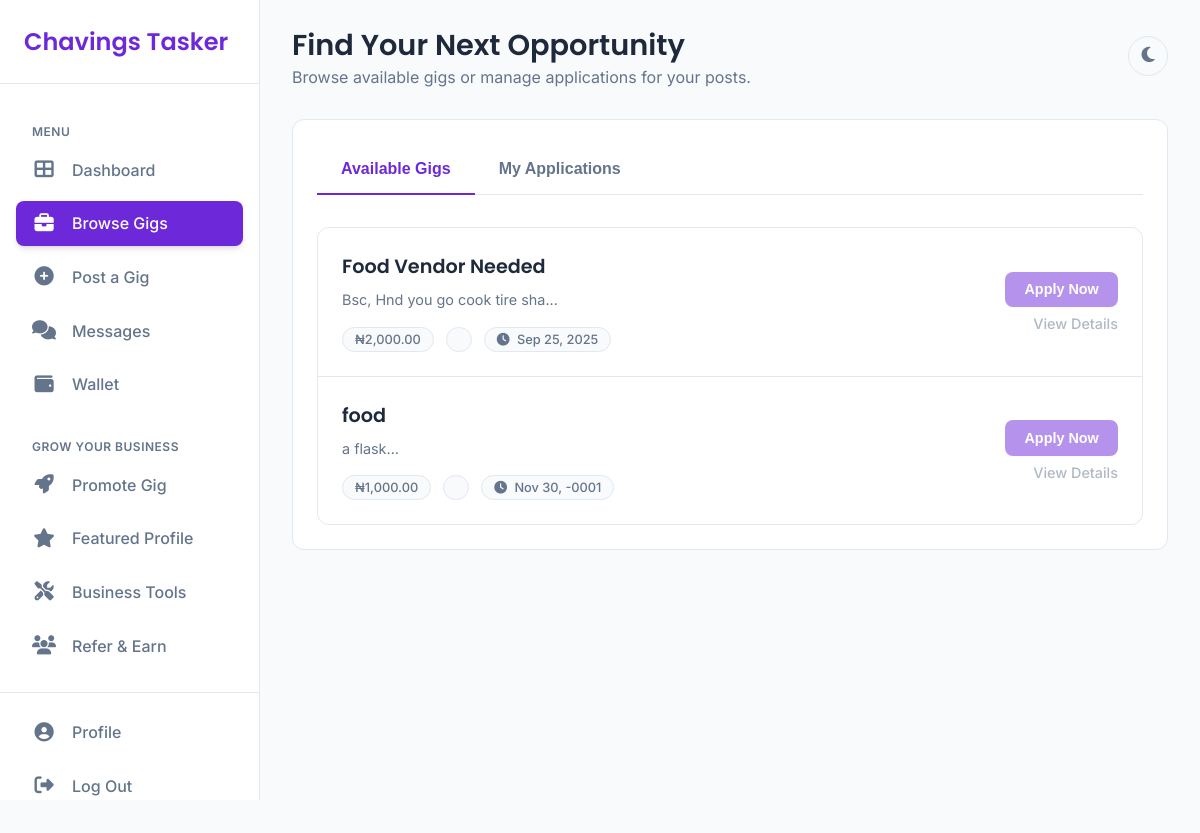
/apply_job.php (signed in), run on the app's committed database.
### tables this page shows
CREATE TABLE `tasks` (
  `id` int(11) NOT NULL,
  `user_id` int(11) NOT NULL,
  `title` varchar(255) NOT NULL,
  `description` text NOT NULL,
  `category` enum('Development','Design','Writing','Other') NOT NULL,
  `budget` decimal(10,2) NOT NULL,
  `deadline` date NOT NULL,
  `attachment` varchar(255) DEFAULT NULL,
  `promoted_until` datetime DEFAULT NULL,
  `status` enum('Open','In Progress','Completed') DEFAULT 'Open',
  `created_at` timestamp NOT NULL DEFAULT current_timestamp()
);

### apply_job.php (the view, shortened to what this page needs)
<?php
require_once 'db.php';
$stmt = $pdo->prepare("SELECT * FROM users WHERE id = ?");
$stmt->execute([$_SESSION['user_id']]);
$user = $stmt->fetch(PDO::FETCH_ASSOC);
$tasks_stmt = $pdo->prepare("SELECT t.*, u.first_name, u.last_name FROM tasks t JOIN users u ON t.user_id = u.id WHERE t.status = 'Open' ORDER BY t.created_at DESC");
$tasks_stmt->execute();
$tasks = $tasks_stmt->fetchAll(PDO::FETCH_ASSOC);
?>
<!DOCTYPE html>
<html lang="en" data-theme="light">
<head>
    <link rel="stylesheet" href="apply_job.css">
    <link rel="stylesheet" href="https://cdnjs.cloudflare.com/ajax/libs/font-awesome/6.5.1/css/all.min.css">
</head>
<body>
    <div class="dashboard-layout">
        <aside class="sidebar">
            <div class="sidebar-header">
                <a href="dashboard.php" class="logo">Chavings Tasker</a>
            </div>
            <nav class="sidebar-nav">
                <p class="nav-section-title">Menu</p>
                <a href="dashboard.php" class="nav-item"><i class="fas fa-th-large"></i><span>Dashboard</span></a>
                <a href="apply_job.php" class="nav-item active"><i class="fas fa-briefcase"></i><span>Browse Gigs</span></a>
                <a href="post_ad.php" class="nav-item"><i class="fas fa-plus-circle"></i><span>Post a Gig</span></a>
                <a href="messages.php" class="nav-item"><i class="fas fa-comments"></i><span>Messages</span></a>
                <a href="wallet.php" class="nav-item"><i class="fas fa-wallet"></i><span>Wallet</span></a>
                <p class="nav-section-title">Grow Your Business</p>
                <a href="promote_gig.php" class="nav-item premium"><i class="fas fa-rocket"></i><span>Promote Gig</span></a>
                <a href="featured_profile.php" class="nav-item premium"><i class="fas fa-star"></i><span>Featured Profile</span></a>
                <a href="business_tools.php" class="nav-item premium"><i class="fas fa-tools"></i><span>Business Tools</span></a>
                <a href="referrals.php" class="nav-item"><i class="fas fa-users"></i><span>Refer & Earn</span></a>
            </nav>
            <div class="sidebar-footer">
                 <a href="profile.php" class="nav-item"><i class="fas fa-user-circle"></i><span>Profile</span></a>
                <a href="logout.php" class="nav-item"><i class="fas fa-sign-out-alt"></i><span>Log Out</span></a>
            </div>
        </aside>
        <main class="main-content">
            <header class="main-header">
                <div class="header-greeting">
                    <h1>Find Your Next Opportunity</h1>
                    <p>Browse available gigs or manage applications for your posts.</p>
                </div>
                <div class="header-actions">
                    <button class="theme-toggle" id="theme-toggle-btn" aria-label="Toggle Theme"></button>
                </div>
            </header>
            <div class="content-panel">
                <div class="tabs-container">
                    <button class="tab-link active" data-tab="available-gigs">Available Gigs</button>
                    <?php if (strtolower($user['role']) === 'lancer'): ?>
                        <button class="tab-link" data-tab="my-applications">My Applications</button>
                    <?php endif; ?>
                </div>
                <div class="tab-content active" id="available-gigs">
                    <?php if (empty($tasks)): ?>
                        <p class="empty-state">No gigs available right now. Check back soon!</p>
                    <?php else: ?>
                        <div class="job-list">
                            <?php foreach ($tasks as $task): ?>
                                <div class="job-list-item">
                                    <div class="item-main-info">
                                        <h3><?php echo htmlspecialchars($task['title']); ?></h3>
                                        <p class="item-description"><?php echo htmlspecialchars(substr($task['description'], 0, 150)); ?>...</p>
                                        <div class="item-tags">
                                            <span class="tag budget">₦<?php echo number_format($task['budget'], 2); ?></span>
                                            <span class="tag category"><?php echo htmlspecialchars($task['category']); ?></span>
                                            <span class="tag deadline"><i class="fas fa-clock"></i> <?php echo date('M d, Y', strtotime($task['deadline'])); ?></span>
                                        </div>
                                    </div>
                                    <div class="item-action">
                                        <?php if (strtolower($user['role']) === 'lancer'): ?>
                                            <form action="apply_job.php" method="post">
                                                <button type="submit" class="cta-btn small">Apply Now</button>
                                            </form>
                                        <?php endif; ?>
                                        <a href="gig_details.php?id=<?php echo $task['id']; ?>" class="view-details-link">View Details</a>
                                    </div>
                                </div>
                            <?php endforeach; ?>
                        </div>
                    <?php endif; ?>
                </div>
            </div>
        </main>
    </div>
</body>
</html>

### apply_job.css (style rules this page uses)
.tabs-container { display: flex; border-bottom: 1px solid var(--border-color); margin-bottom: 2rem; }
.tab-link { background: none; border: none; padding: 1rem 1.5rem; font-size: 1rem; font-weight: 600; color: var(--text-secondary); cursor: pointer; position: relative; transition: var(--transition); }
.tab-link::after { content: ''; position: absolute; bottom: -1px; left: 0; width: 100%; height: 2px; background-color: var(--brand-purple); transform: scaleX(0); transition: var(--transition); }
.tab-link.active { color: var(--brand-purple); }
.tab-link.active::after { transform: scaleX(1); }
.tab-content { display: none; }
.tab-content.active { display: block; animation: fadeIn 0.5s ease; }
.job-list { display: flex; flex-direction: column; gap: 1px; background-color: var(--border-color); border: 1px solid var(--border-color); border-radius: var(--radius); overflow: hidden; }
.job-list-item { background-color: var(--bg-sidebar); padding: 1.5rem; display: flex; justify-content: space-between; align-items: center; gap: 1.5rem; transition: var(--transition); }
.item-main-info h3 { font-family: 'Poppins', sans-serif; font-size: 1.2rem; font-weight: 600; margin-bottom: 0.5rem; }
.item-description { font-size: 0.9rem; color: var(--text-secondary); margin-bottom: 1rem; line-height: 1.5; }
.item-tags { display: flex; flex-wrap: wrap; gap: 0.75rem; }
.tag { background-color: var(--bg-main); color: var(--text-secondary); padding: 0.25rem 0.75rem; border-radius: 99px; font-size: 0.8rem; font-weight: 500; border: 1px solid var(--border-color); }
.tag i { margin-right: 0.25rem; }
.item-action { text-align: right; flex-shrink: 0; }
.item-action .cta-btn.small { padding: 0.6rem 1.2rem; font-size: 0.9rem; }
.view-details-link { display: block; margin-top: 0.5rem; font-size: 0.9rem; font-weight: 500; color: var(--text-secondary); text-decoration: none; }

### data on the page
tasks: title "Food Vendor Needed", description "Bsc, Hnd you go cook tire sha", budget "2,000.00", deadline "Sep 25, 2025"
tasks: title "food", description "a flask", budget "1,000.00", deadline "Nov 30, -0001"
